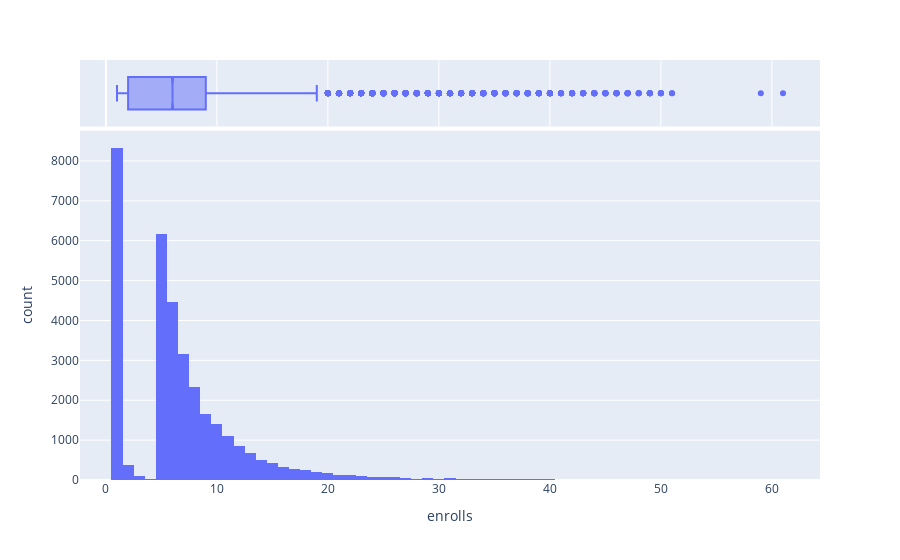

Write notebook code for a chart like this one.
### Markdown cell above
# Analyze Course Enrollments

### Code cell
dummy = ratings_df.groupby(by='user').size().to_frame(name='enrolls').reset_index()
px.histogram(
            dummy,
            x='enrolls',
            marginal="box",
            #nbins=int((dummy.max()-dummy.min())/int(np.log2(dummy.shape[0]+1)))
            )

### Figure 1 — Plotly figure (JSON) as saved in the notebook; plotly's stock layout.template omitted (floating-point values rounded to 4 significant figures; data arrays with more than 128 entries replaced by an {"elided": "..."} marker saying what was removed)
{"data": [{"alignmentgroup": "True", "bingroup": "x", "hovertemplate": "enrolls=%{x}<br>count=%{y}<extra></extra>", "legendgroup": "", "marker": {"color": "#636efa", "pattern": {"shape": ""}}, "name": "", "offsetgroup": "", "orientation": "v", "showlegend": false, "type": "histogram", "x": {"elided": "33901 int values"}, "xaxis": "x", "yaxis": "y"}, {"alignmentgroup": "True", "hovertemplate": "enrolls=%{x}<extra></extra>", "legendgroup": "", "marker": {"color": "#636efa"}, "name": "", "notched": true, "offsetgroup": "", "showlegend": false, "type": "box", "x": {"elided": "33901 int values"}, "xaxis": "x2", "yaxis": "y2"}], "layout": {"barmode": "relative", "legend": {"tracegroupgap": 0}, "margin": {"t": 60}, "xaxis": {"anchor": "y", "domain": [0, 1], "title": {"text": "enrolls"}}, "xaxis2": {"anchor": "y2", "domain": [0, 1], "matches": "x", "showgrid": true, "showticklabels": false}, "yaxis": {"anchor": "x", "domain": [0, 0.8316], "title": {"text": "count"}}, "yaxis2": {"anchor": "x2", "domain": [0.8416, 1], "matches": "y2", "showgrid": false, "showline": false, "showticklabels": false, "ticks": ""}}}
